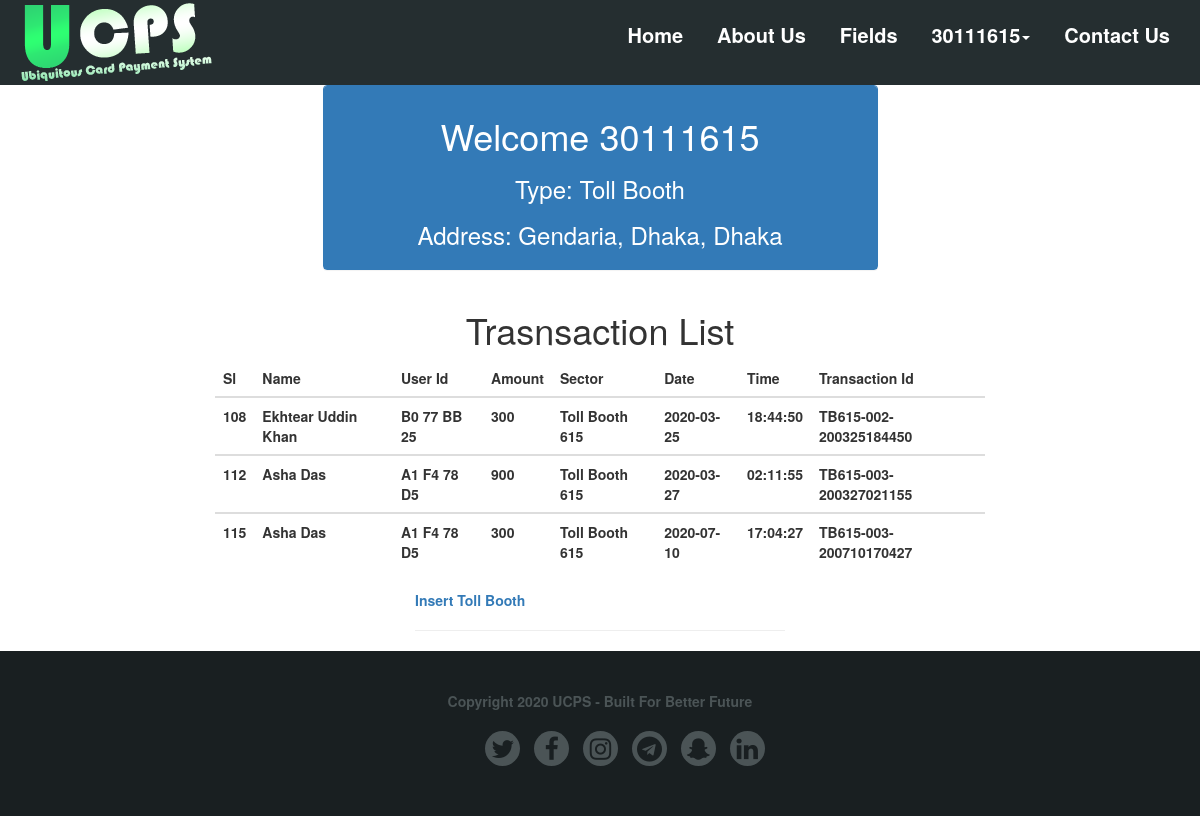
Page /Webpage/vendor_profile.php (signed in) on the earlier database version.
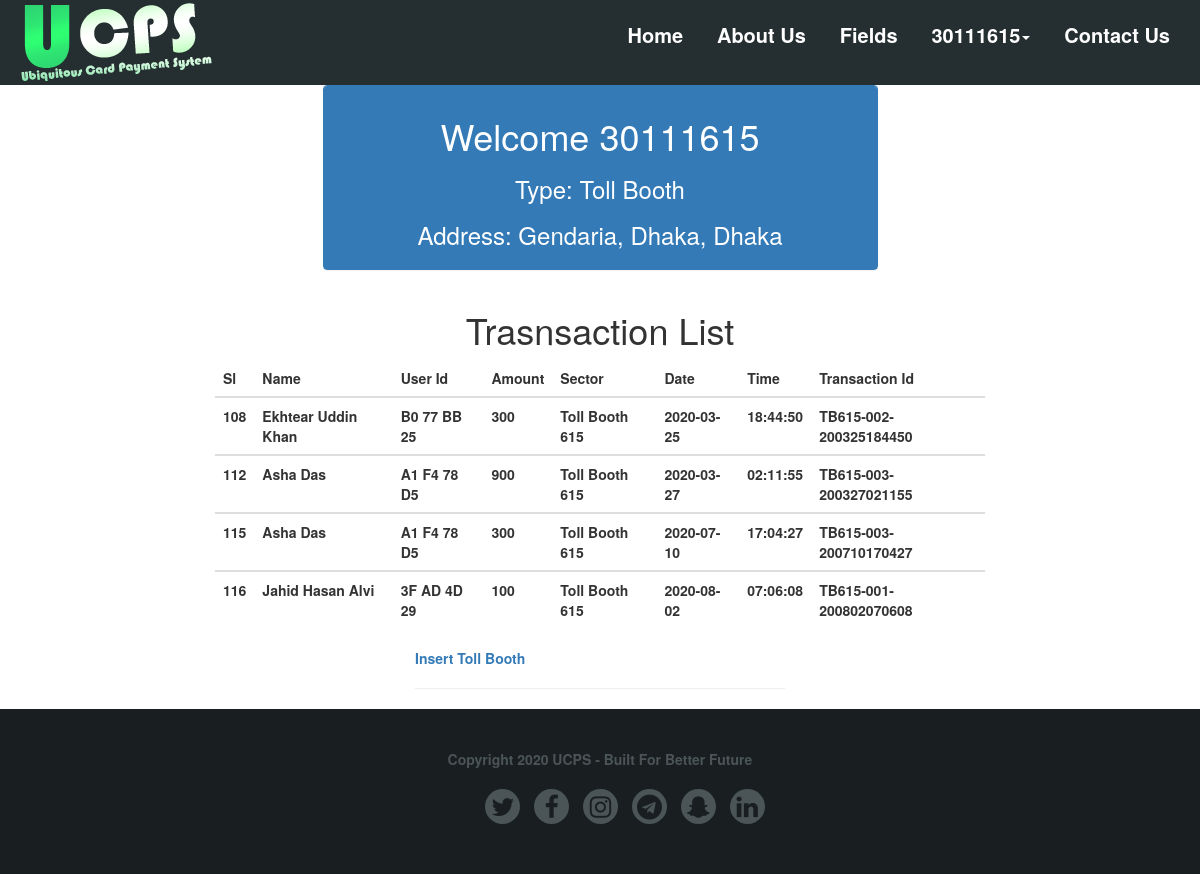
Same page on the later database version.
### tables this page shows
CREATE TABLE `vendors` (
  `id` int(10) NOT NULL,
  `Field` varchar(20) NOT NULL,
  `Thana` varchar(20) NOT NULL,
  `District` varchar(50) NOT NULL,
  `Division` varchar(50) NOT NULL,
  `username` int(10) NOT NULL,
  `password` varchar(50) NOT NULL
);

CREATE TABLE `transactions` (
  `sl` int(10) NOT NULL,
  `u_id` varchar(12) NOT NULL,
  `u_Name` varchar(50) NOT NULL,
  `Amount` int(10) NOT NULL,
  `trx_field` varchar(20) NOT NULL,
  `Date` date NOT NULL,
  `Time` time NOT NULL,
  `trx_id` varchar(25) NOT NULL
);

### Webpage/vendor_profile.php (the view, shortened to what this page needs)
<?php
include 'connection.php';
$name = $_SESSION["username"];
$resultu = "SELECT * FROM vendors U where U.username = '".$name."' ";
$resultu = mysqli_query($conn, $resultu);
$wid = substr($name,-3);
if($wid>=1 && $wid<200){
$id = "Recharge Center ".$wid;
}
else if($wid>=200 && $wid<400){
$id = "Parking Lot ".$wid;
}
else if($wid>=400 && $wid<600){
$id = "Filling Station ".$wid;
}
else if($wid>=600 && $wid<800){
$id = "Toll Booth ".$wid;
}
else{
$id = "Toll Booth ".$wid;
}
$result = "SELECT * FROM transactions T where T.trx_field LIKE '".$id."'";
$result = mysqli_query($conn, $result);
?>
<!DOCTYPE html>
<html lang="en">
<head>
    <link rel="stylesheet" href="https://maxcdn.bootstrapcdn.com/bootstrap/3.3.7/css/bootstrap.min.css">
    <link href="https://maxcdn.bootstrapcdn.com/font-awesome/4.7.0/css/font-awesome.min.css" rel="stylesheet">
    <link rel="stylesheet" href="css/profilePageStyle.css">
</head>
<body>
    <?php include 'Header.php'; ?>
    <?php  $resu = mysqli_fetch_array($resultu); ?>
    <div class="container" id="top">
        <div class="row">
            <div class="col-xs-12 col-sm-3 col-md-3 col-lg-3"></div>
            <div class="col-xs-12 col-sm-6 col-md-6 col-lg-6">
                <div class="panel panel-primary">
                    <div class="panel-heading">
                        <center>
                            <h1>Welcome <?php echo $resu['username'];?>
                            </h1>
                            <h3>Type: <?php echo $resu['Field'];?></h3>
                            <h3>Address: <?php echo $resu['Thana'];?>, <?php echo $resu['District'];?>, <?php echo $resu['Division'];?></h3>
                        </center>
                    </div>
                </div>
            </div>
            <div class="col-xs-12 col-sm-3 col-md-3 col-lg-3"></div>
        </div>
    </div>
    <div class="container-fluid" id="tab">
        <div class="row">
            <div class="col-md-2"></div>
            <div class="col-md-8">
                <h1>Trasnsaction List</h1>
                <table class="table table-hover">
                    <thead>
                        <tr>
                            <th>Sl</th>
                            <th>Name</th>
                            <th>User Id</th>
                            <th>Amount</th>
                            <th>Sector</th>
                            <th>Date</th>
                            <th>Time</th>
                            <th>Transaction Id</th>
                        </tr>
                    </thead>
                    <?php
                    while($res = mysqli_fetch_array($result)) {
                    ?>
                    <tbody>
                        <tr>
                            <td>
                                <?php echo $res['sl']; ?>
                            </td>
                            <td>
                                <?php echo $res['u_Name']; ?>
                            </td>
                            <td>
                                <?php echo $res['u_id']; ?>
                            </td>
                            <td>
                                <?php echo $res['Amount'];?>
                            </td>
                            <td>
                                <?php echo $res['trx_field']; ?>
                            </td>
                            <td>
                                <?php echo $res['Date']; ?>
                            </td>
                            <td>
                                <?php echo $res['Time'];?>
                            </td>
                            <td>
                                <?php echo $res['trx_id'];?>
                            </td>
                        </tr>
                    </tbody>
                    <?php
                    }
                    ?>
                </table>
            </div>
            <div class="col-md-2"></div>
        </div>
    </div>
    <div class="container-fluid" id="top">
        <div class="row">
            <div class="col-xs-12 col-sm-3 col-md-3 col-lg-4"></div>
            <div class="col-xs-12 col-sm-6 col-md-6 col-lg-4">
                <?php
                        if($wid>=1 && $wid<200){?> <a href="insert_card-recharge.php">Insert Card Recharge</a>
                <?php    }
                        else if($wid>=200 && $wid<400){
                            ?> <a href="insert_parking-lot.php">Insert Parking Lot</a>
                <?php   }
                        else if($wid>=400 && $wid<600){
                          ?> <a href="insert_Filling-station.php">Insert Filling Station</a>
                <?php
                        }
                        else if($wid>=600 && $wid<800){
                            ?> <a href="insert_toll-booth.php">Insert Toll Booth</a>
                <?php
                        }
                        ?>
                <hr>
            </div>
            <div class="col-xs-12 col-sm-3 col-md-3 col-lg-4"></div>
        </div>
    </div>
    <?php include 'Footer.php'; ?>
</body>
</html>

### Webpage/Header.php (shortened to what this page needs)
<!DOCTYPE html>
<html>
<head>
    <link rel="stylesheet" href="https://maxcdn.bootstrapcdn.com/bootstrap/3.3.7/css/bootstrap.min.css">
    <link href="https://maxcdn.bootstrapcdn.com/font-awesome/4.7.0/css/font-awesome.min.css" rel="stylesheet">
    <link rel="stylesheet" href="css/HeaderFooterStyle.css"> </head>
<body>
    <div class="container-fluid" id="header">
        <div class="row">
            <div class="col-md-4">
                <div class="logo">
                    <a href="index.php"><img src="img/logoTop.png" alt="LOGO" width="200px"></a>
                </div>
            </div>
            <div class="col-md-8">
                <div class="menu">
                    <ul>
                        <li><a href="index.php">Home</a></li>
                        <li><a href="index.php#about_us">About Us</a></li>
                        <li><a href="index.php#portfolio">Fields</a></li>
                        <?php
                    if(empty($_SESSION["username"])){?>
                            <li class="dropdown"> <a class="dropdown-toggle" data-toggle="dropdown" href="#">Sign In <span class="caret"></span></a>
                                <ul class="dropdown-menu">
                                    <li><a href="login_customer.php">Customer Sign In</a></li>
                                    <li><a href="login_vendor.php">Vendor Sign In</a></li>
                                </ul>
                            </li>
                            <?php }
                     else{?>
                                <li class="dropdown">
                                    <a href="#" class="dropdown-toggle" data-toggle="dropdown">
                                        <?php echo $_SESSION["username"] ?><span class="caret"></span> </a>
                                </li>
                                <?php } ?>
                                    <li><a href="Contact.php">Contact Us</a></li>
                    </ul>
                </div>
            </div>
        </div>
    </div>
</body>

### Webpage/Footer.php (shortened to what this page needs)
<!DOCTYPE html>
<html lang="en">
<head>
    <link rel="stylesheet" href="https://maxcdn.bootstrapcdn.com/bootstrap/3.3.7/css/bootstrap.min.css">
    <link href="https://maxcdn.bootstrapcdn.com/font-awesome/4.7.0/css/font-awesome.min.css" rel="stylesheet">
    <link rel="stylesheet" href="css/HeaderFooterStyle.css"> </head>
<body>
    <div class="container-fluid footer">
        <div class="row">
            <p>Copyright 2020 UCPS - Built For Better Future</p>
        </div>
        <div class="row">
            <div class="sites">
                <ul>
                    <li><a href="#"><i class="fa fa-twitter"></i></a></li>
                    <li><a href="#"><i class="fa fa-facebook"></i></a></li>
                    <li><a href="#"><i class="fa fa-instagram"></i></a></li>
                    <li><a href="#"><i class="fa fa-telegram"></i></a></li>
                    <li><a href="#"><i class="fa fa-snapchat-ghost"></i></a></li>
                    <li><a href="#"><i class="fa fa-linkedin"></i></a></li>
                </ul>
            </div>
        </div>
    </div>
</body>

### Webpage/css/profilePageStyle.css (style rules this page uses)
* { box-sizing: border-box; font-weight: 800; }
body { position: relative; }
body h1 { text-align: center; }

### Webpage/css/HeaderFooterStyle.css (style rules this page uses)
#header { background: #252e30; }
#header .menu { height: 70px; }
#header .menu ul { float: right; background: #252e30; }
#header .menu ul li { display: inline; }
#header .menu ul li a { text-decoration: none; display: inline-block; color: white; transition: .8s; padding: 0px 15px; font-size: 20px; line-height: 70px; }
.footer { background: #191f21; color: #4b5456; text-align: center; }
.footer p { margin-top: 40px; margin-bottom: 20px; }
.footer .sites { margin-bottom: 50px; }
.footer .sites ul li { background: #4b5456; display: inline-block; height: 35px; width: 35px; margin-left: 10px; border-radius: 50%; }
.footer .sites ul li a { text-decoration: none; display: inline-block; color: #191f21; transition: .8s; font-size: 25px; }

Differences in the rows shown:
added transactions: sl "116", u_Name "Jahid Hasan Alvi", u "3F AD 4D 29", Amount "100", trx_field "Toll Booth 615", Date "2020-08-02", Time "07:06:08", trx "TB615-001-200802070608"
